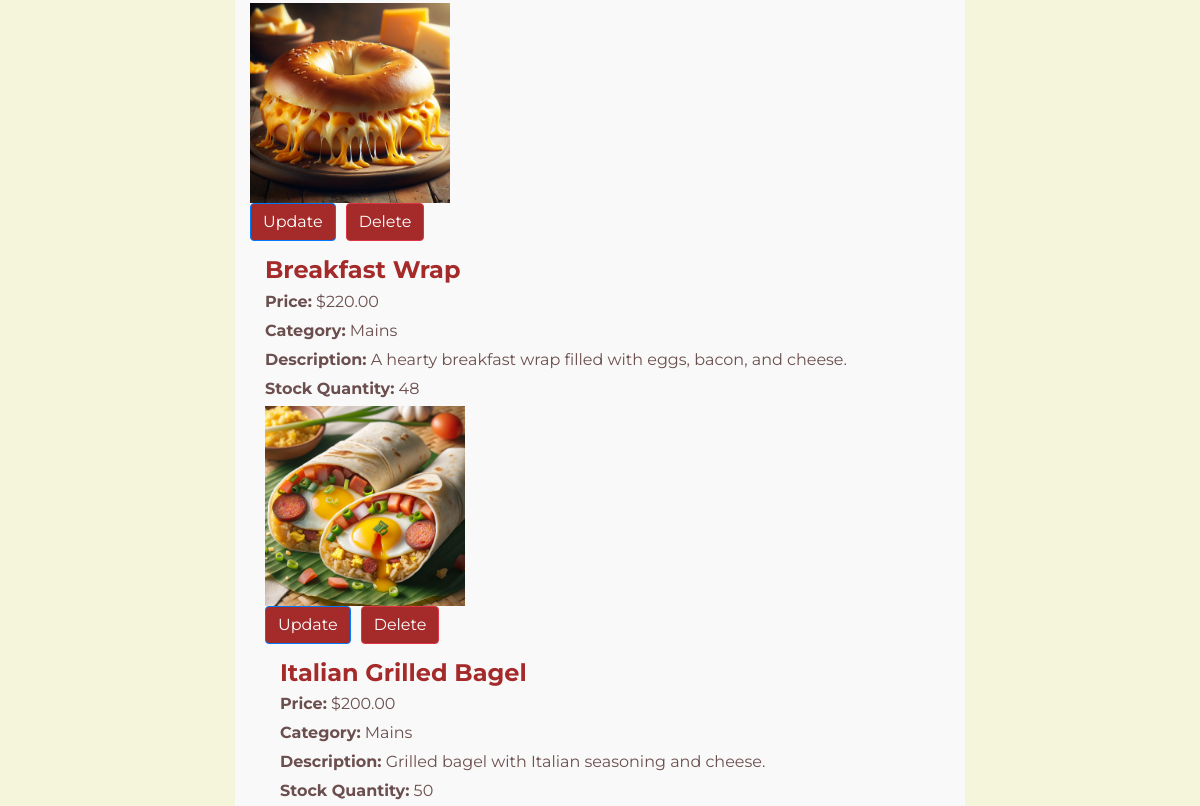
The app's page /admin_menu.php (signed in, middle part), older data.
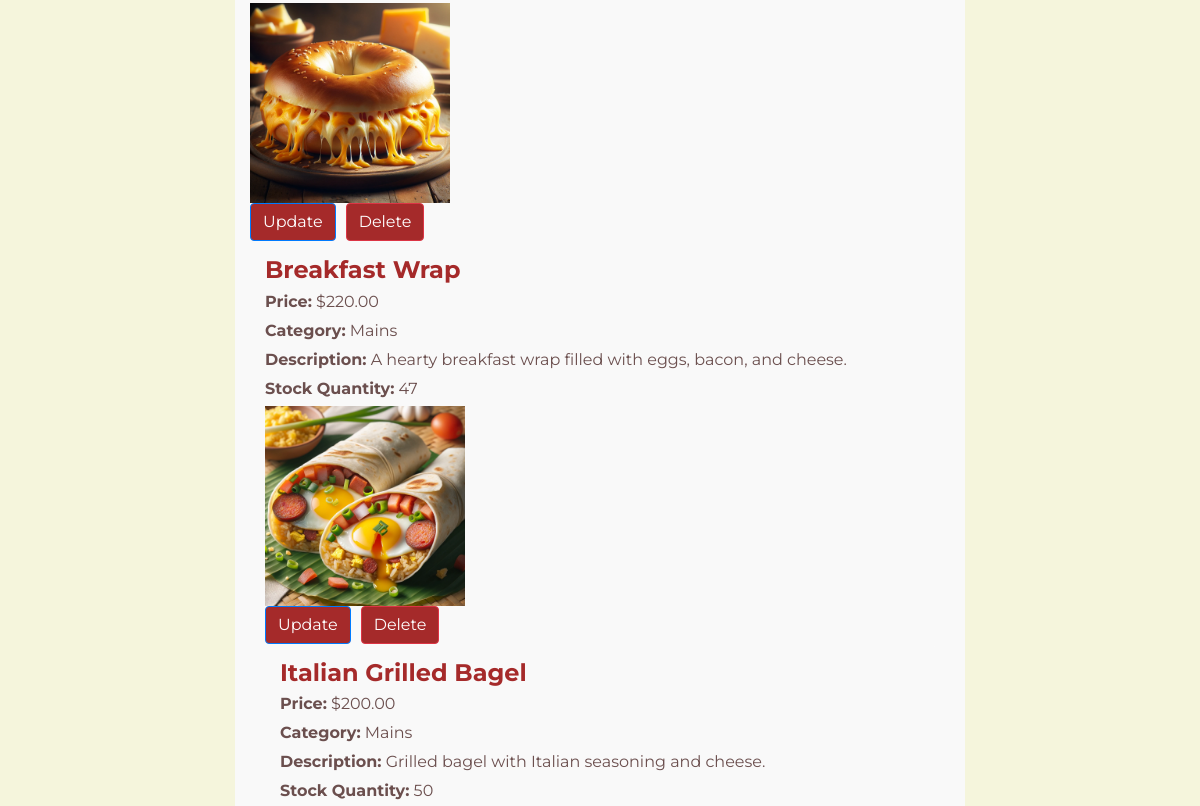
The same page, newer data.
### tables this page shows
CREATE TABLE `menu_items` (
  `menu_item_id` int(11) NOT NULL,
  `name` varchar(100) NOT NULL,
  `category` varchar(50) NOT NULL,
  `price` decimal(10,2) NOT NULL,
  `description` text DEFAULT NULL,
  `stock_quantity` int(11) NOT NULL,
  `image` varchar(60) DEFAULT NULL
);

### admin_menu.php (the view, shortened to what this page needs)
<?php
include 'admin_navbar.php';
include 'db_connection.php';
$sql = "SELECT * FROM menu_items";
$result = mysqli_query($conn, $sql);
$menu_items = [];
if (mysqli_num_rows($result) > 0) {
    while ($row = mysqli_fetch_assoc($result)) {
        $menu_items[] = $row;
    }
}
?>
<!DOCTYPE html>
<html lang="en">
<head>
    <link rel="stylesheet" href="https://stackpath.bootstrapcdn.com/bootstrap/4.5.2/css/bootstrap.min.css">
</head>
<body>
<div class="container">
    <div class="row justify-content-center">
        <div class="col-md-8">
            <div class="promotion-list">
                <?php foreach ($menu_items as $item): ?>
                    <div class="promotion-item">
                        <h4><?php echo $item['name']; ?></h4>
                        <p><strong>Price:</strong> $<?php echo $item['price']; ?></p>
                        <p><strong>Category:</strong> <?php echo $item['category']; ?></p>
                        <p><strong>Description:</strong> <?php echo $item['description']; ?></p>
                        <p><strong>Stock Quantity:</strong> <?php echo $item['stock_quantity']; ?></p>
                        <img src="images/<?php echo $item['image']; ?>" alt="<?php echo $item['name']; ?>" style="max-width: 200px; max-height: 200px;">
                        <div class="promotion-buttons">
                            <form method="post" action="update_menu.php">
                                <button type="submit" class="btn btn-primary update-btn">Update</button>
                            </form>
                        <div class="promotion-buttons">
                            <form method="post" action="<?php echo htmlspecialchars($_SERVER["PHP_SELF"]); ?>">
                                <button type="submit" class="btn btn-danger delete-btn">Delete</button>
                            </form>
                        </div>
                    </div>
                <?php endforeach; ?>
            </div>
        </div>
    </div>
</div>
</body>
</html>

### admin_navbar.php (shortened to what this page needs)
<!DOCTYPE html>
<html lang="en">
<head>
    <link rel="stylesheet" href="https://stackpath.bootstrapcdn.com/bootstrap/4.5.2/css/bootstrap.min.css">
</head>
<body>
</body>
</html>

### admin_navbar.php (style rules this page uses)
body { padding-top: 56px; color: #FFFFFF; }

### admin_menu.php (style rules this page uses)
body { background-color: #F5F5DC; color: #6B4F4E; font-family: 'Montserrat', sans-serif; }
.container { margin-top: 70px; }
.promotion-list .promotion-item { background-color: #F9F9F9; padding: 15px; margin-bottom: 20px; border-radius: 5px; }
.promotion-list .promotion-item h4 { color: #A52A2A; font-weight: 700; margin-bottom: 5px; }
.promotion-list .promotion-item p { margin-bottom: 5px; }
.promotion-buttons { display: flex; }
.promotion-buttons .delete-btn, .promotion-buttons .update-btn { margin-right: 10px; }
.promotion-buttons .delete-btn { background-color: #A52A2A; color: #FFFFFF; }
.promotion-buttons .update-btn { background-color: #A52A2A; color: #FFFFFF; }

Row changes from the older to the newer data that the page shows:
changed menu_items "Breakfast Wrap": stock_quantity "48" → "47"
